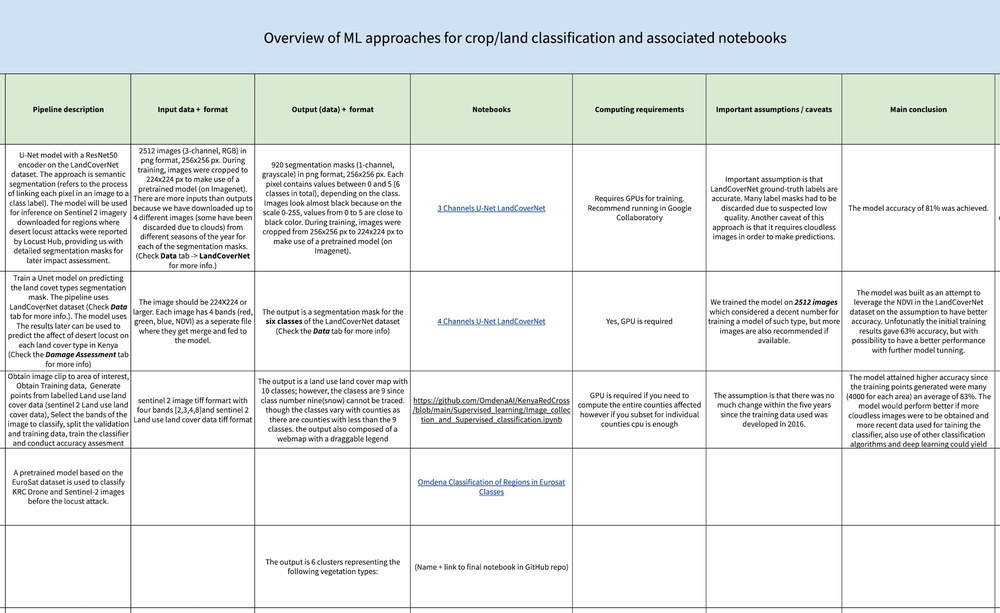
#> input picture original/data_algorithms_notebooks_overview.jpg, 1000 x 613 px, shrunk from 2000 x 1226 before the run, given as the content of the folder /content/drive/MyDrive/Low/Fresh/Below Best, which was not available
$ jupyter execute Filtering.ipynb   (text cells are left out)
#> lines starting #> are read from the running program, lines starting #| are printed output that depends on the picture; pictures that were not available may be replaced by others from this repository, and a replacement may not be noted
[cell 1]
import os
import cv2
import random
import numpy as np
import matplotlib.pyplot as plt
from skimage import data, color
from skimage.io import imshow, imread
from skimage.color import rgb2yuv, rgb2hsv, rgb2gray, yuv2rgb, hsv2rgb
from scipy.signal import convolve2d

[cell 2]
# mounting your google drive from which we are going to collect the tea leaves

from google.colab import drive
drive.mount('/content/drive')

[cell 3]
# Fetching the data from the directory and also taking random images from our directory

Directory = "/content/drive/MyDrive/Low/Fresh"

CATEGORIES = ["Below Best", "Best", "Poor"]     # In our directory location of the images we have further categories of Below best, best and poor

images = []   # create this array to place in our after obtained images

for category in CATEGORIES:
    path = os.path.join(Directory,category)
    imag = random.choice([                                                # taking the random item but this doesn't print out the item but rather the item name
                           img for img in os.listdir(path)
                           if os.path.isfile(os.path.join(path, img))
    ])
    image = cv2.imread(os.path.join(path, imag))                      # then collect the image from its item name
#> image is the input picture: shape (613, 1000, 3); mean B, G, R 234.7, 235.3, 231.1
    images.append(image)
    plt.imshow(image)
    plt.title(category, fontsize = 24)
    plt.show()

[cell 4]
#Sharpen array
sharpen = np.array([[0, -1, 0],
                    [-1, 5, -1],
                    [0, -1, 0]])

plt.imshow(sharpen, cmap='gray')
plt.title(f'Sharpen', fontsize = 18)
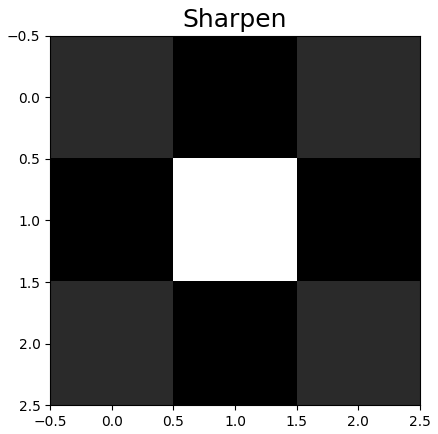
#> figure drawn by matplotlib, 1 panel

[cell 5]
plt.imshow(images[1])
plt.show()

[cell 6]
# Using the sharpening kernel above, the iterations of applying the kernel the image shows the stability of the sharpened image

def multi_convolver(image, kernel, iterations):
    for i in range(iterations):
        image = convolve2d(image, kernel, 'same', boundary = 'fill',      # with the help of the convolved2d library, we are able to sharpen our image
                           fillvalue = 0)
    return image

def convolver_rgb(image, kernel, iterations = 1):
#> called with kernel = array of shape (3, 3), iterations = 1
    img_yuv = rgb2yuv(image)                                      # the image is made to a yuv image instead of using the primary image.
#> img_yuv: shape (613, 1000, 3) float64; mean of channels 0, 1, 2 0.92, -0.00689, 0.000377
    img_yuv[:,:,0] = multi_convolver(img_yuv[:,:,0], kernel,
                                     iterations)
#> the loop in multi_convolver, `for i in range(iterations):` made 1 pass
#> pass 1, in multi_convolver, `image = convolve2d(image, kernel, 'same', boundary = 'fill',`:
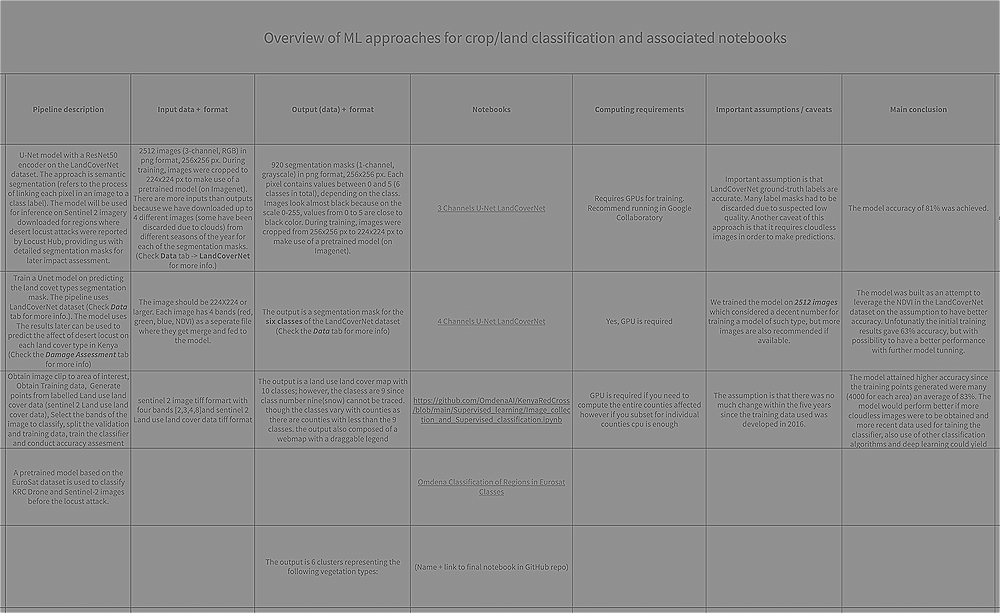
#> image: shape (613, 1000) float64; min -2.71, max 3.82, mean 0.925; drawn with min black and max white
#> img_yuv: shape (613, 1000, 3) float64; mean of channels 0, 1, 2 0.925, -0.00689, 0.000377
    final_image = yuv2rgb(img_yuv)
#> final_image: shape (613, 1000, 3) float64; mean of channels 0, 1, 2 0.926, 0.928, 0.911

    fig, ax = plt.subplots(1,2)

    ax[0].imshow(image)
    ax[0].set_title(f'Original', fontsize = 20)

    ax[1].imshow(final_image);
    ax[1].set_title(f'Sharpened Image', fontsize = 20)

    [axi.set_axis_off() for axi in ax.ravel()]

    fig.tight_layout()

    return final_image
final_image = convolver_rgb(images[1], sharpen, iterations = 1)
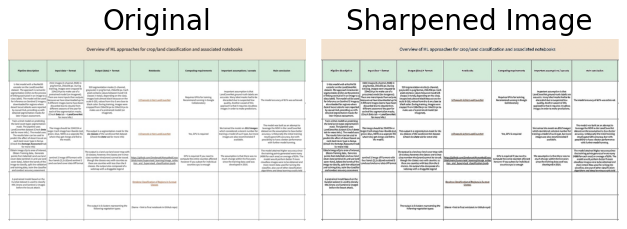
#> figure drawn by matplotlib, 2 panels; B, G, R data is drawn as R, G, B

[cell 7]
 #get color map
heatmap_img = cv2.applyColorMap(images[1], cv2.COLORMAP_JET)
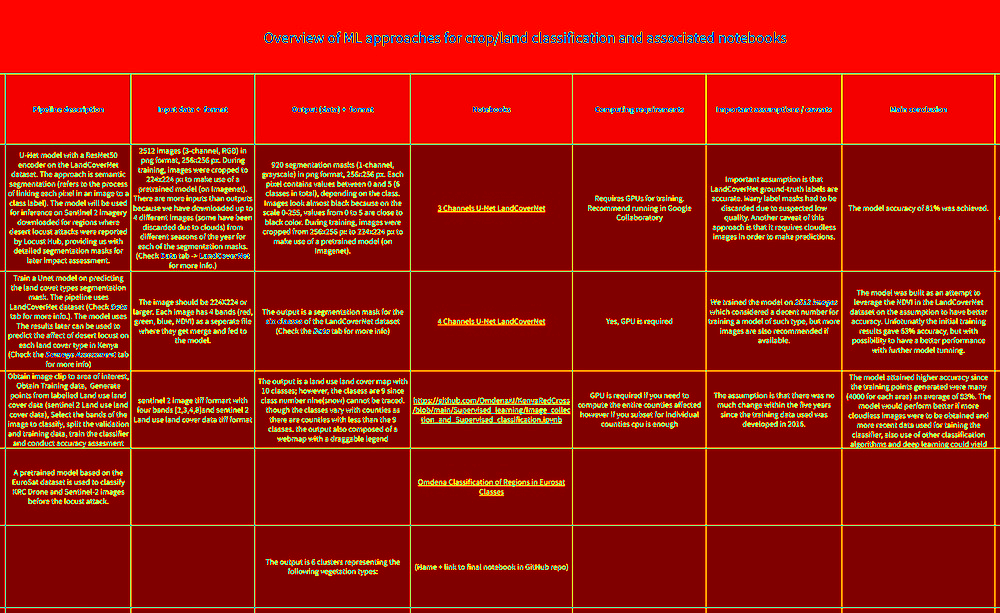
#> heatmap_img: shape (613, 1000, 3); mean B, G, R 10.7, 24.1, 163.3

#heatmap_img_sharp = cv2.applyColorMap(final_image, cv2.COLORMAP_JET)
#merge map and image
#fin = cv2.addWeighted(heatmap_img, 0.5, images[1], 0.5, 0)

#show result
#cv2.imshow('images[1]', fin)
plt.imshow(heatmap_img)
plt.show()

fig, ax = plt.subplots(1,3)

ax[0].imshow(images[1])
ax[0].set_title(f'Original', fontsize = 20)

ax[1].imshow(heatmap_img);
ax[1].set_title(f'Heatmap Image', fontsize = 20)

ax[2].imshow(final_image)
ax[2].set_title(f'Sharpened', fontsize = 20)

#ax[3].imshow(heatmap_img_sharp);
#ax[3].set_title(f'Heatmap Image', fontsize = 20)

[axi.set_axis_off() for axi in ax.ravel()]

fig.tight_layout()
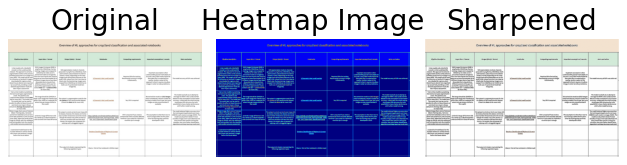
#> figure drawn by matplotlib, 3 panels; B, G, R data is drawn as R, G, B
